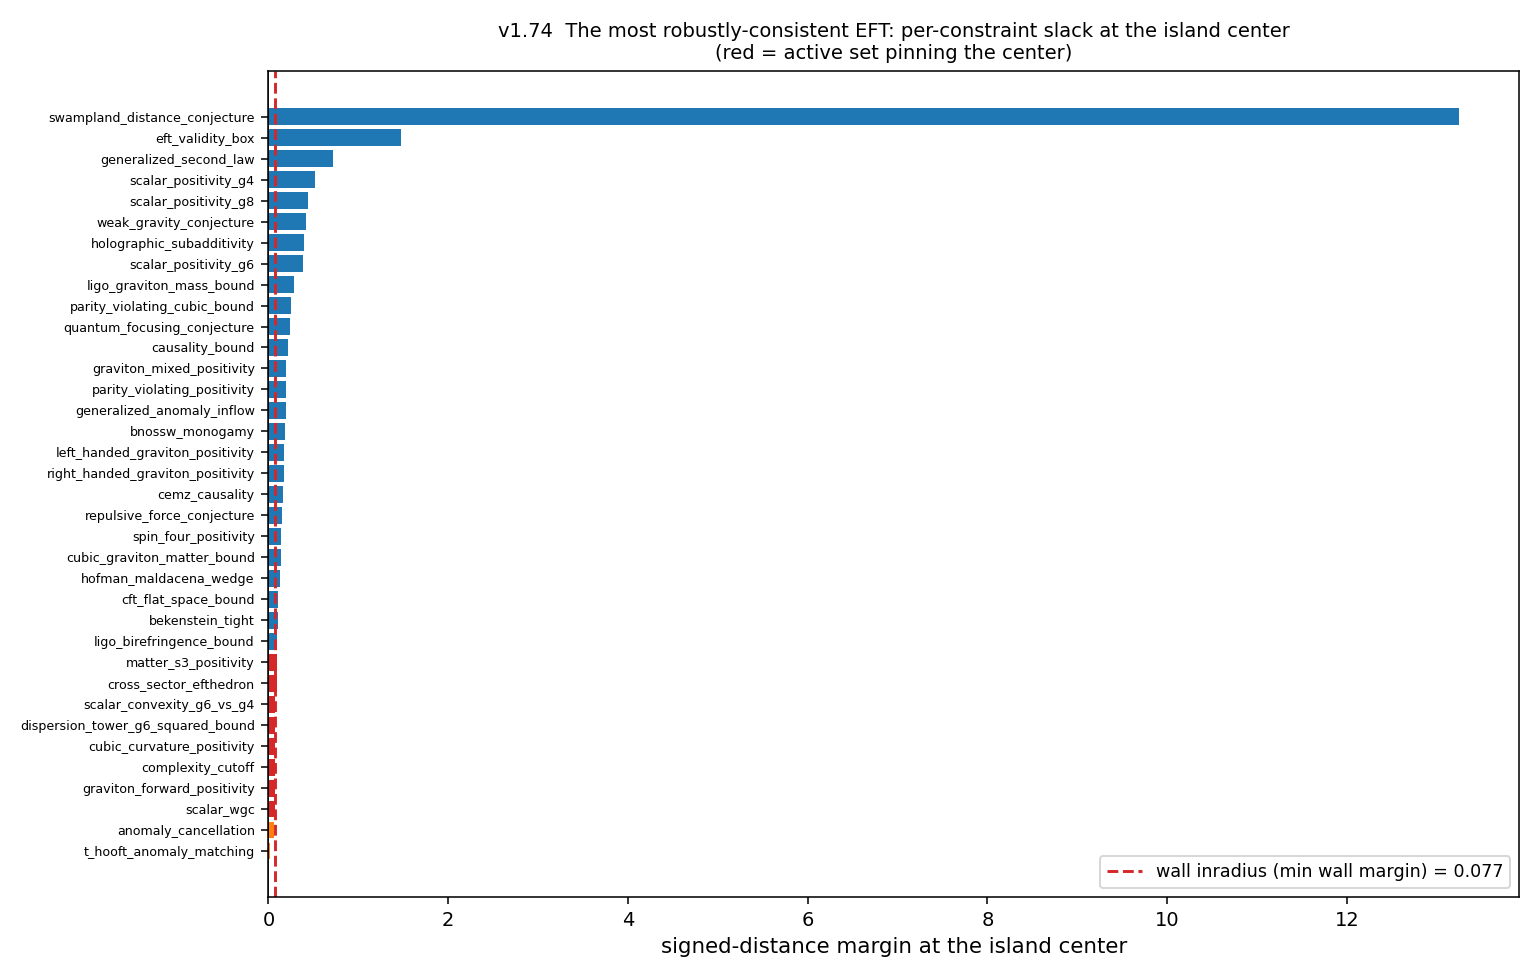

Python code for this plot:
"""v1.74 - The center of the consistent-QG island: the most robustly-consistent EFT.

We find the CHEBYSHEV / deepest-interior point of the island: the coefficient
vector that MAXIMIZES THE MINIMUM signed-distance margin across all 36
constraints - the point furthest inside every wall simultaneously. Its achieved
min-margin is the island's "inradius" (how much slack the most robust EFT has);
the constraints tight there are the "active set" that pins the center.

Metric: we maximize min_i signed_distance_margin_i (the margin normalized by the
constraint-gradient norm), so "deepest" is in a gradient-consistent metric. The
raw-margin choice would weight constraints by their arbitrary coefficient scale;
the signed-distance choice is the defensible one. The ACTIVE SET (which walls are
tight) is the robust, normalization-light content.

Parity-even slice (g_R2_parity = g_R3_parity = 0), 6 free coeffs.

Run on Vulcan:  python experiments/island_center.py
"""
import json
import sys

import numpy as np
import matplotlib
matplotlib.use("Agg")
import matplotlib.pyplot as plt
from scipy.optimize import minimize

sys.path.insert(0, "src")
sys.path.insert(0, "experiments")

from stack import build_stack
from itb.predict import FRAMEWORKS
from itb.holographic_ac import gC_from_gR2, lambda_GB, ac_ratio, eta_over_s_kss
from itb.theory import Theory

COEFFS = ["g_4", "g_6", "g_8", "g_R2", "g_R3", "g_C"]
LO = np.array([0.0, 0.0, 0.0, 0.0, 0.0, 0.0])
HI = np.array([1.0, 1.0, 1.0, 0.5, 0.5, 0.7])

HBARC_eV_m = 1.973e-7
E_LAMBDA_DE = 2.4e-3

_STACK = build_stack(bnossw_mean="geometric", rfc_form="convex_hull")
_NAMES = [c.name for c in _STACK]

# Two-sided narrow-BAND (equality-like) constraints define a thin slab the island
# must live IN; their signed-distance margin is capped at the band half-width, so
# they would trivially pin any max-min center. The Chebyshev "deepest inside the
# walls" notion is about the one-sided positivity/causality/swampland inequalities.
# We require the bands SATISFIED (feasibility) but exclude them from the max-min
# objective. (anomaly matching slack 0.02; anomaly cancellation tolerance 0.2.)
_BANDS = {"t_hooft_anomaly_matching", "anomaly_cancellation"}
_WALL_IDX = [i for i, n in enumerate(_NAMES) if n not in _BANDS]


def _theory(x):
    d = {k: float(v) for k, v in zip(COEFFS, x)}
    d["g_R2_parity"] = 0.0
    d["g_R3_parity"] = 0.0
    return Theory(coefficients=d)


def _margins(x):
    """signed-distance margins for all constraints at x."""
    th = _theory(x)
    return np.array([c.evaluate(th).signed_distance_margin for c in _STACK])


def _neg_min_margin(x):
    if np.any(x < LO - 1e-9) or np.any(x > HI + 1e-9):
        return 1e6                       # box penalty
    m = _margins(x)
    # require the equality-like bands satisfied; if violated, penalize
    band_ok = all(_STACK[i].evaluate(_theory(x)).satisfied
                  for i, n in enumerate(_NAMES) if n in _BANDS)
    pen = 0.0 if band_ok else 1e3
    return -float(np.min(m[_WALL_IDX])) + pen


def main():
    # multi-start Nelder-Mead maximizing the min signed-distance margin
    rng = np.random.default_rng(7)
    starts = [np.array([0.44, 0.29, 0.39, 0.18, 0.08, 0.28])]   # v1.73 centroid
    for _ in range(40):
        starts.append(LO + (HI - LO) * rng.random(len(COEFFS)))

    best_x, best_val = None, -np.inf
    for s in starts:
        res = minimize(_neg_min_margin, s, method="Nelder-Mead",
                       options={"xatol": 1e-6, "fatol": 1e-8, "maxiter": 4000})
        val = -res.fun
        if val > best_val and np.all(res.x >= LO - 1e-6) and np.all(res.x <= HI + 1e-6):
            best_val, best_x = val, np.clip(res.x, LO, HI)

    x = best_x
    m = _margins(x)
    wall_margins = m[_WALL_IDX]
    inradius = float(np.min(wall_margins))        # inradius w.r.t. the one-sided walls
    th = _theory(x)
    full = [(c.name, c.evaluate(th)) for c in _STACK]
    all_satisfied = all(r.satisfied for _, r in full)
    band_margins = {_NAMES[i]: round(float(m[i]), 4)
                    for i, n in enumerate(_NAMES) if n in _BANDS}
    # active set: WALLS within a small band of the wall-inradius (the tight walls)
    band = 0.02
    active = sorted([(_NAMES[i], round(float(m[i]), 4)) for i in _WALL_IDX
                     if m[i] <= inradius + band], key=lambda kv: kv[1])

    # center coefficients
    center = {k: round(float(v), 4) for k, v in zip(COEFFS, x)}

    # central prediction: observables at the center
    gR2 = float(x[3]); gC = float(x[5])
    lam = lambda_GB(gR2)
    a_over_c_direct = gR2 / gC if gC > 0 else None
    obs = {
        "a_over_c_direct (g_R2/g_C)": round(a_over_c_direct, 4) if a_over_c_direct else None,
        "a_over_c_portrait (lambda=0.22 g_R2)": round(ac_ratio(lam), 4),
        "eta_over_s_KSS (1-4 lambda)": round(eta_over_s_kss(lam), 4),
        "lambda_GB": round(lam, 4),
        "submm_yukawa_range_um": round(float(np.sqrt(6 * gR2) * HBARC_eV_m
                                              / E_LAMBDA_DE * 1e6), 2) if gR2 > 0 else None,
    }

    # distance from center to each framework (raw Euclidean, parity-even coords,
    # framework g_C from the GB portrait)
    fw_rows = []
    for name, fw in FRAMEWORKS.items():
        c = fw.encode().coefficients
        g = c.get("g_R2", 0.0)
        vec = np.array([c.get("g_4", 0.0), c.get("g_6", 0.0), c.get("g_8", 0.0),
                        g, c.get("g_R3", 0.0), gC_from_gR2(g)])
        feas = all(cc.evaluate(_theory(vec)).satisfied for cc in _STACK)
        # use the framework's OWN g_C only for the wedge; distance uses portrait
        fw_rows.append({"framework": name,
                        "dist_to_center": round(float(np.linalg.norm(vec - x)), 3),
                        "feasible": bool(feas)})
    fw_rows.sort(key=lambda r: r["dist_to_center"])

    # ---- figure: per-constraint margins at the center, active set highlighted ----
    order = np.argsort(m)

    def _bar_color(i):
        if _NAMES[i] in _BANDS:
            return "#ff7f0e"                          # equality-like band
        if m[i] <= inradius + band:
            return "#d62728"                          # active wall
        return "#1f77b4"

    fig, ax = plt.subplots(figsize=(11, 7))
    colors = [_bar_color(i) for i in order]
    ax.barh([_NAMES[i] for i in order], [m[i] for i in order], color=colors)
    ax.axvline(inradius, color="#d62728", ls="--", lw=1.5,
               label=f"wall inradius (min wall margin) = {inradius:.3f}")
    ax.axvline(0, color="black", lw=0.8)
    ax.set_xlabel("signed-distance margin at the island center", fontsize=11)
    ax.set_title("v1.74  The most robustly-consistent EFT: per-constraint slack at "
                 "the island center\n(red = active set pinning the center)", fontsize=10)
    ax.legend(loc="lower right", fontsize=9)
    ax.tick_params(axis="y", labelsize=6.5)
    fig.tight_layout()
    png = "/tmp/island_center.png"
    fig.savefig(png, dpi=140)

    summary = {
        "metric": "max-min signed_distance_margin (Chebyshev center, gradient-normalized)",
        "box": {k: [float(LO[i]), float(HI[i])] for i, k in enumerate(COEFFS)},
        "center_coefficients": center,
        "inradius_walls_min_margin": round(inradius, 4),
        "band_margins (equality-like, satisfied not maximized)": band_margins,
        "all_constraints_satisfied": bool(all_satisfied),
        "active_set_walls": active,
        "central_prediction_observables": obs,
        "frameworks_by_distance_to_center": fw_rows,
        "png": png,
    }
    print(json.dumps(summary, indent=2))


if __name__ == "__main__":
    main()
